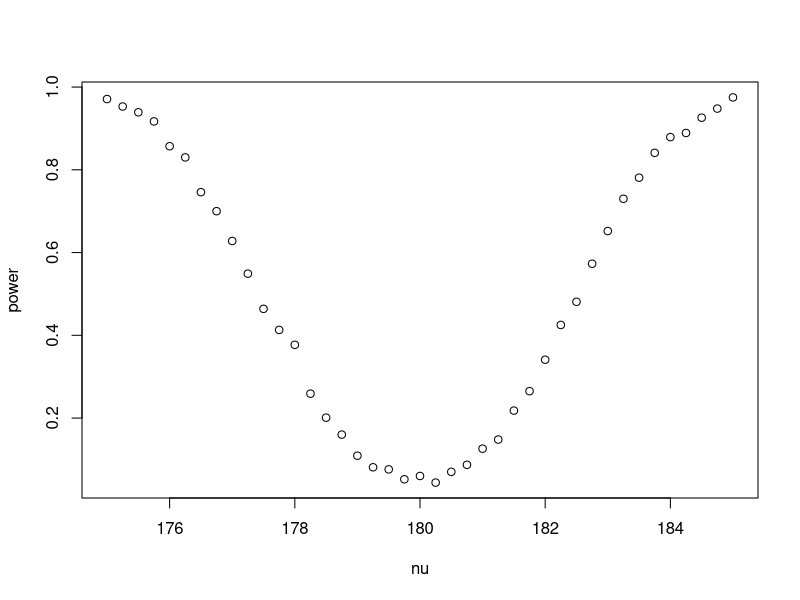
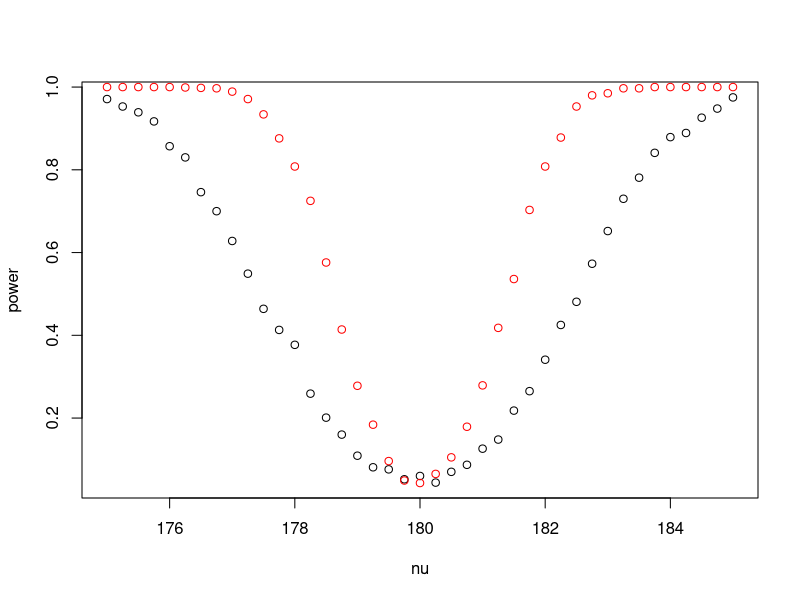
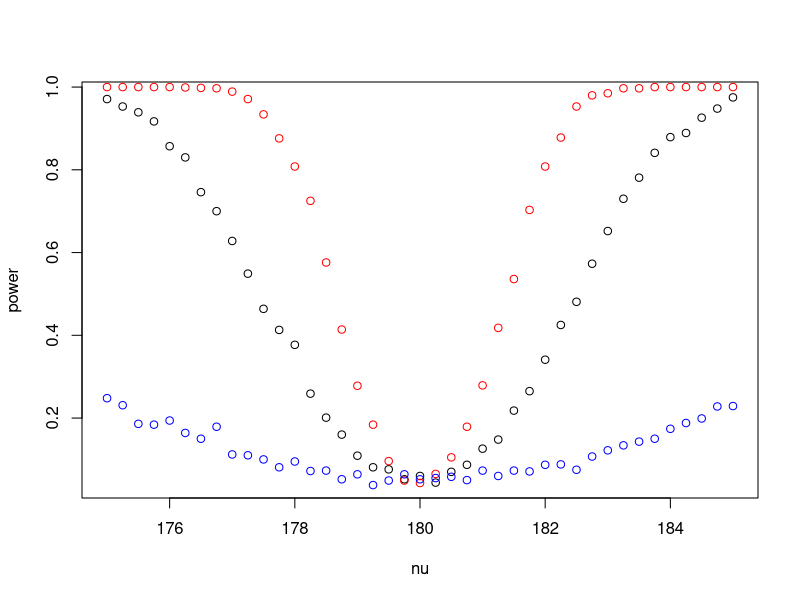
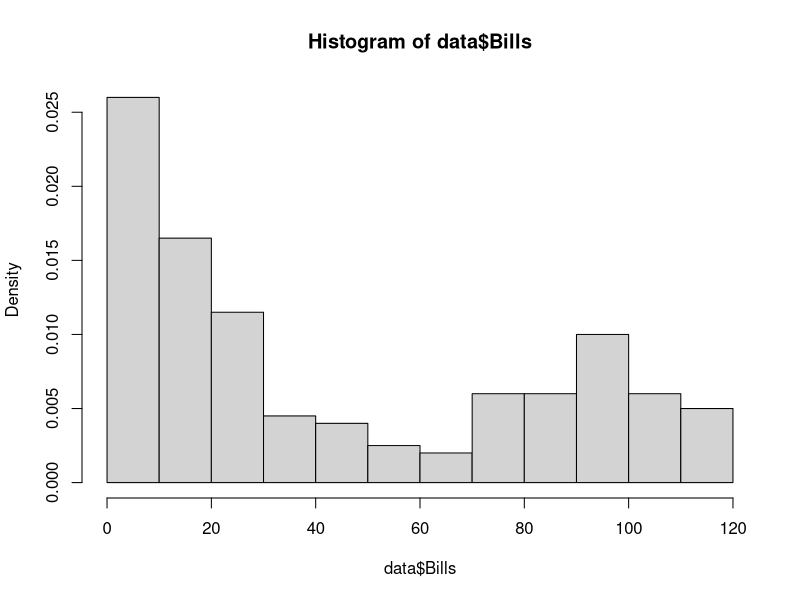
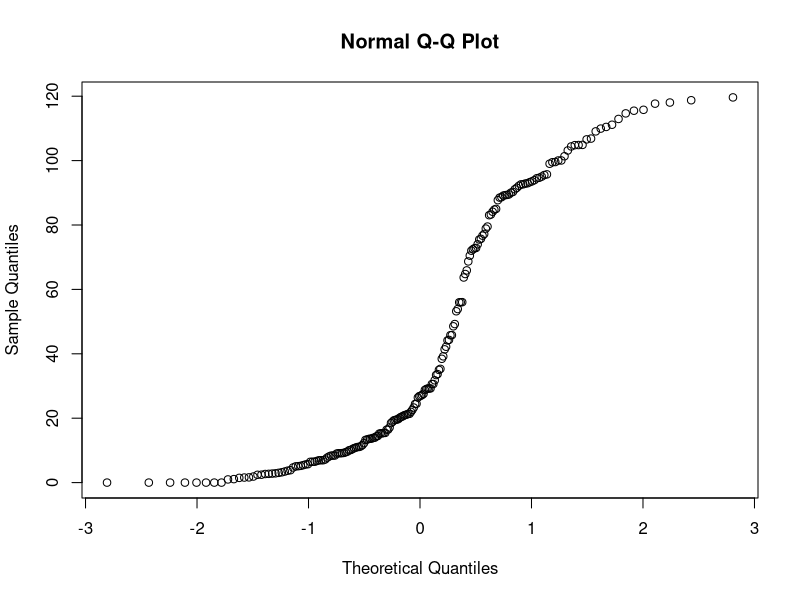
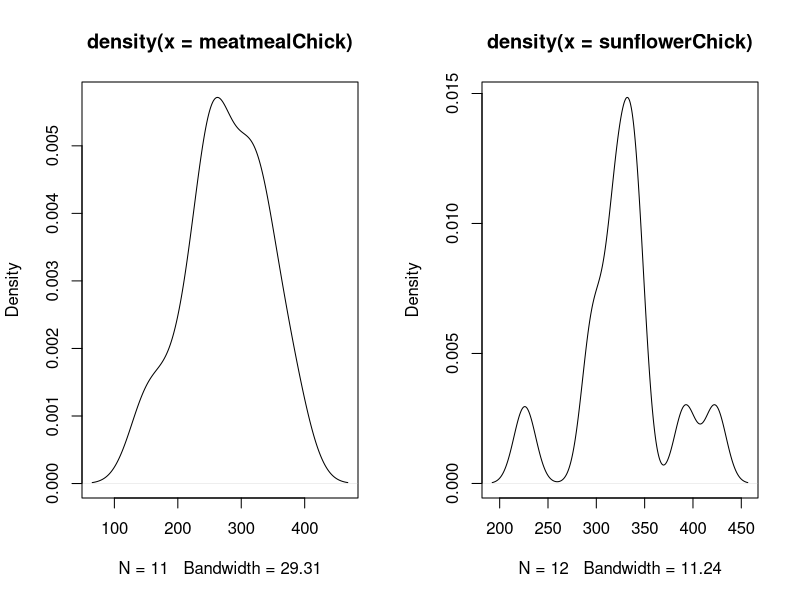
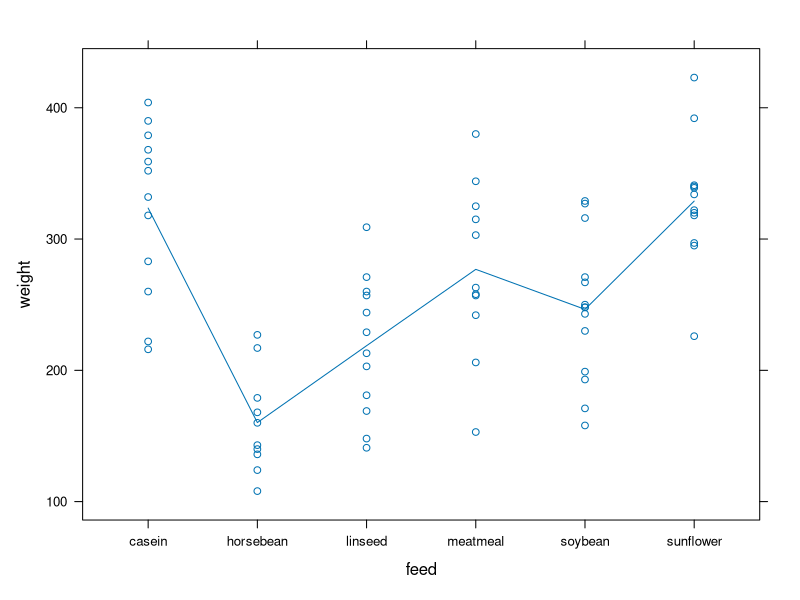
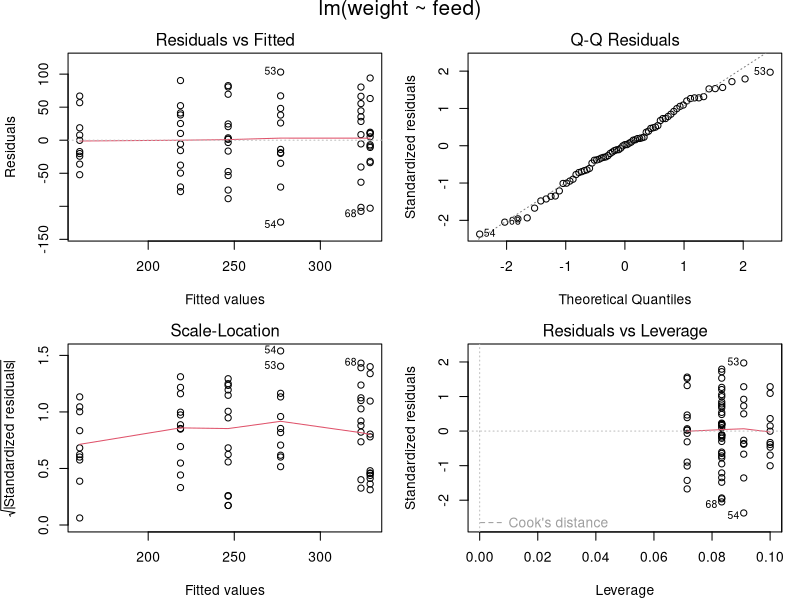

Source code (R) for these figures, in order:
## ---- chunk 1
n=m=30;mu=180;sd=5;B=1000;p=numeric(B);
nu=seq(175,185,by=0.25);
power=vector();
for(i in 1:41){
  for(b in 1:B){
    x=rnorm(n,mu,sd);
    y=rnorm(m,nu[i],sd);
    p[b]=t.test(x,y,var.equal = TRUE)[[3]];
  }
  power[i]=mean(p<0.05)
}
plot(nu,power,type="p");
## ---- chunk 2
p2=numeric(B);
power2=vector();
n2=m2=100;
for(i in 1:41){
  for(b in 1:B){
    x2=rnorm(n2,mu,sd);
    y2=rnorm(m2,nu[i],sd);
    p2[b]=t.test(x2,y2,var.equal = TRUE)[[3]];
  }
  power2[i]=mean(p2<0.05);
}
plot(nu,power,type="p");
lines(nu,power2,type="p",col="red");
## ---- chunk 3
sd3=15;p3=numeric(B);
power3=vector();
for(i in 1:41){
  for(b in 1:B){
    x3=rnorm(n,mu,sd3);
    y3=rnorm(m,nu[i],sd3);
    p3[b]=t.test(x3,y3,var.equal = TRUE)[[3]];
  }
  power3[i]=mean(p3<0.05);
}
plot(nu,power,type="p");
lines(nu,power2,type="p",col="red");
lines(nu,power3,type="p",col="blue");
## ---- chunk 4
data=read.table(file="telephone.txt",header=TRUE)
hist(data$Bills,prob=T);
qqnorm(data$Bills);
## ---- chunk 5
lamda=seq(0.01,0.1,by=0.01);
length(lamda);
bills=data$Bills;
t=median(bills);
B=1000;
tstar=numeric(B);
p=numeric(10);
n=length(bills);
for(i in 1:10){
  for (j in 1:B){
    xstar=rexp(n,lamda[i]);
    tstar[j]=median(xstar);
  }
  pl=sum(tstar<t)/B;
  pr=sum(tstar>t)/B;
  p[i]=2*min(pl,pr);
}
p;
## ---- chunk 6
bills=data$Bills;
B=1000;
Tstar=numeric(B);
T1=median(bills);
for(i in 1:B){
  Xstar=sample(bills,replace = TRUE);
  Tstar[i]=median(Xstar);
}
Tstar25=quantile(Tstar,0.025);
Tstar975=quantile(Tstar,0.975);
sum(Tstar<Tstar25);
c(2*T1-Tstar975,2*T1-Tstar25);
## ---- chunk 7
B=1000;
s=numeric(B);
for(i in 1:B){
  sample=sample(bills,50);
  sample_mean=mean(sample);
  s[i]=sample_mean;
}
s_mean=mean(s);
s_var=var(s);
lamda=1/s_mean;
lamda
## ---- chunk 8
B=1000;
Tstar=numeric(B);
T1=median(bills);
for(i in 1:B){
  Xstar=sample(rexp(n,lamda));
  Tstar[i]=median(Xstar);
}
Tstar25=quantile(Tstar,0.025);
Tstar975=quantile(Tstar,0.975);
sum(Tstar<Tstar25);
c(2*T1-Tstar975,2*T1-Tstar25);
## ---- chunk 9
binom.test(sum(bills>40),200,al="l");
## ---- chunk 10
low=sum(bills<10);
binom.test(low,200,p=0.25,alternative="greater",conf.level = 0.9)
## ---- chunk 11
knitr::opts_chunk$set(echo = TRUE)
## ---- chunk 12
data("chickwts")
meatmealChick <- chickwts$weight[chickwts$feed == 'meatmeal']
sunflowerChick <- chickwts$weight[chickwts$feed == 'sunflower']
par(mfrow = c(1,2))
plot(density(meatmealChick))
plot(density(sunflowerChick))
## ---- chunk 13
data("chickwts")
par(mfrow = c(1,1))
t.test(meatmealChick, sunflowerChick, var.equal = T)
## ---- chunk 14
wilcox.test(meatmealChick, sunflowerChick)
## ---- chunk 15
ks.test(meatmealChick, sunflowerChick)
## ---- chunk 16
chickaov=lm(weight ~ feed, data=chickwts)
anova(chickaov)
## ---- chunk 17
library("lattice")
xyplot(weight ~ feed, data=chickwts, main="", type=c("p","a")) 
## ---- chunk 18
summary(chickaov)
## ---- chunk 19
opar <- par(mfrow = c(2, 2), oma = c(0, 0, 1.1, 0),
            mar = c(4.1, 4.1, 2.1, 1.1))
plot(chickaov)

par(mfrow=c(1,1))
qqnorm(residuals(chickaov))
## ---- chunk 20
kruskal.test(weight ~ feed, data=chickwts) 
